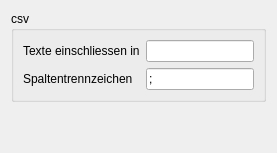
             <widget class="QWidget" name="tab_8">
              <property name="sizePolicy">
               <sizepolicy hsizetype="MinimumExpanding" vsizetype="MinimumExpanding">
                <horstretch>0</horstretch>
                <verstretch>0</verstretch>
               </sizepolicy>
              </property>
              <attribute name="title">
               <string>Ausgabe</string>
              </attribute>
              <layout class="QVBoxLayout" name="verticalLayout_8">
               <item>
                <widget class="QGroupBox" name="groupBox">
                 <property name="title">
                  <string>csv</string>
                 </property>
                 <layout class="QVBoxLayout" name="verticalLayout_7">
                  <item>
                   <layout class="QGridLayout" name="gridLayout_5">
                    <item row="0" column="0">
                     <widget class="QLabel" name="label_9">
                      <property name="text">
                       <string>Texte einschliessen in</string>
                      </property>
                     </widget>
                    </item>
                    <item row="0" column="1">
                     <widget class="QLineEdit" name="le_csv_text_quote">
                      <property name="text">
                       <string/>
                      </property>
                     </widget>
                    </item>
                    <item row="1" column="0">
                     <widget class="QLabel" name="label_10">
                      <property name="text">
                       <string>Spaltentrennzeichen</string>
                      </property>
                     </widget>
                    </item>
                    <item row="1" column="1">
                     <widget class="QLineEdit" name="le_csv_col_sep">
                      <property name="text">
                       <string>;</string>
                      </property>
                     </widget>
                    </item>
                   </layout>
                  </item>
                 </layout>
                </widget>
               </item>
               <item>
                <spacer name="verticalSpacer_9">
                 <property name="orientation">
                  <enum>Qt::Vertical</enum>
                 </property>
                 <property name="sizeHint" stdset="0">
                  <size>
                   <width>20</width>
                   <height>40</height>
                  </size>
                 </property>
                </spacer>
               </item>
              </layout>
             </widget>
